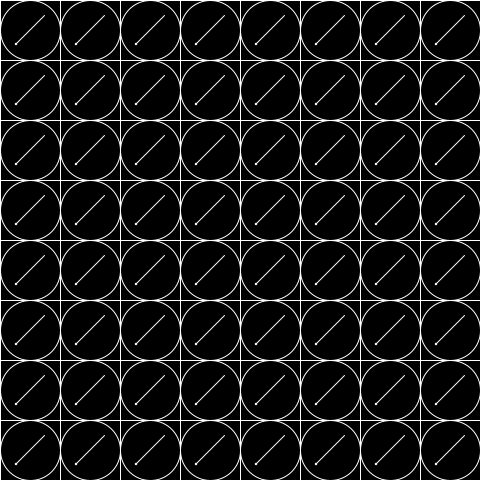
Frame 1 (no input)
Frame 60 (the mouse pressed at the canvas centre just before this capture): identical to frame 1, image omitted
Frame 120 (the mouse held since frame 60 and released just before this capture): identical to frame 1, image omitted

The Processing sketch that drew this single still picture (run headless with seeded random() and noise(); from frame 60 on, the mouse is pressed at the canvas centre):

// Processing sketch: FlowFieldVisualisationV2
// ── FlowFieldVisualisationV2.pde
int rows, cols;
int res;
int offset;
PVector[][] flowField;
float ex;

void settings(){
  size(480,480);
}

void setup(){
  noFill();
  stroke(255);
  strokeWeight(1);
  res = 60;
  rows = height/res;
  cols = width/res;
  offset = res/2;
  ex = res/3;
  flowField = new PVector[cols][rows];
  init();
  
  
  
}

void init(){
  for(int i = 0; i < rows; i++){
    for (int j = 0; j < cols; j++){
      flowField[i][j] = new PVector(1,1);
    }
  }
}

void drawArrows(PVector[][] field){
  for (int i = 0; i < rows; i++){
    for (int j = 0; j < rows; j++){
      //rect(i*res, j*res, (i+res)*res, (j+res)*res);
      pushMatrix();
        translate(i*res,j*res);
        rect(0,0,res,res);
        pushMatrix();
          translate(offset, offset);
          ellipse(0,0,res,res);
          
          //collect heading
          float angle = field[i][j].copy().heading();
          //rotate(TWO_PI - angle);
          //rotate(angle);
          rotate(HALF_PI - angle);
          line(0,-ex,0,ex);
          ellipse(0,ex,2,2);
        popMatrix();
      popMatrix();
  
    }
  }
}

void draw(){
  background(0);
  drawArrows(flowField);

}
